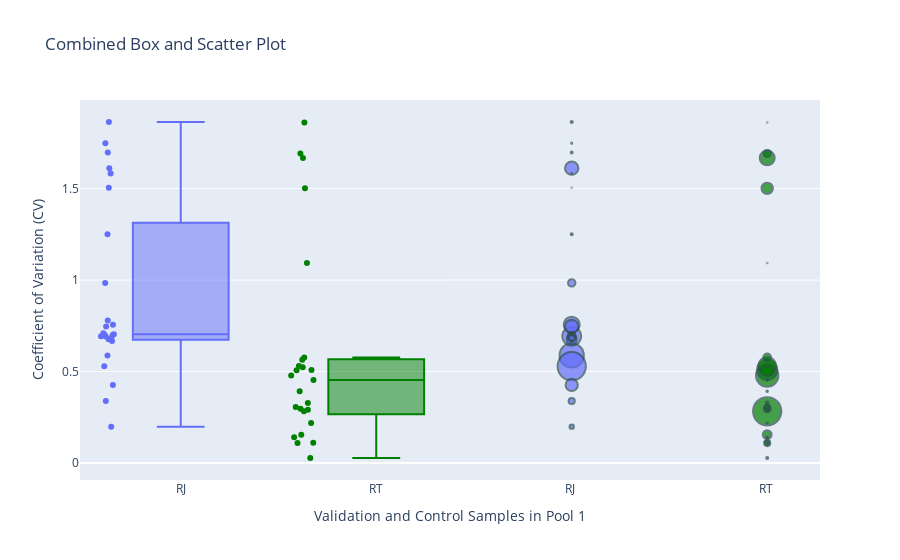

The code cell stored with this chart in its notebook:
### Code cell
import plotly.graph_objects as go


fig_combined = go.Figure()

for trace in fig_box_rj.data:
    modified_trace = trace
    modified_trace.x = ['RJ'] * len(trace.y)  
    fig_combined.add_trace(modified_trace)

for trace in fig_box_rt.data:
    modified_trace = trace
    modified_trace.x = ['RT'] * len(trace.y)  
    modified_trace.marker.color = 'green' 
    modified_trace.line.color = 'green' 
    fig_combined.add_trace(modified_trace)

for trace in fig_scatter_rj.data:
    modified_trace = trace
    modified_trace.x = ['RJ '] * len(trace.y)  
    fig_combined.add_trace(modified_trace)

for trace in fig_scatter_rt.data:
    modified_trace = trace
    modified_trace.x = ['RT '] * len(trace.y)  
    modified_trace.marker.color = 'green'  
    fig_combined.add_trace(modified_trace)

fig_combined.update_layout(
    title='Combined Box and Scatter Plot',
    xaxis_title='Validation and Control Samples in Pool 1',
    yaxis_title='Coefficient of Variation (CV)',
    showlegend=True 
)

fig_combined.show()

### Figure 1 — Plotly figure (JSON) as saved in the notebook; plotly's stock layout.template omitted (floating-point values rounded to 4 significant figures)
{"data": [{"alignmentgroup": "True", "boxpoints": "all", "hovertemplate": "CV=%{y}<extra></extra>", "legendgroup": "", "marker": {"color": "#636efa"}, "name": "", "notched": false, "offsetgroup": "RJ", "orientation": "v", "showlegend": false, "type": "box", "x": ["RJ", "RJ", "RJ", "RJ", "RJ", "RJ", "RJ", "RJ", "RJ", "RJ", "RJ", "RJ", "RJ", "RJ", "RJ", "RJ", "RJ", "RJ", "RJ", "RJ", "RJ", "RJ", "RJ", "RJ", "RJ"], "x0": " ", "xaxis": "x", "y": [0.5883, 0.5291, 0.4267, 0.6927, 0.6764, 1.611, 0.7561, 0.7465, 0.6917, 0.9843, 0.6999, 0.3389, 0.6838, 0.1987, 0.703, 1.25, 0.6669, 1.864, 0.7094, 1.697, 1.748, 0.7034, 0.7784, 1.582, 1.504], "y0": " ", "yaxis": "y"}, {"alignmentgroup": "True", "boxpoints": "all", "hovertemplate": "CV=%{y}<extra></extra>", "legendgroup": "", "line": {"color": "green"}, "marker": {"color": "green"}, "name": "", "notched": false, "offsetgroup": "RT", "orientation": "v", "showlegend": false, "type": "box", "x": ["RT", "RT", "RT", "RT", "RT", "RT", "RT", "RT", "RT", "RT", "RT", "RT", "RT", "RT", "RT", "RT", "RT", "RT", "RT", "RT", "RT", "RT", "RT", "RT", "RT"], "x0": " ", "xaxis": "x", "y": [0.2826, 0.4779, 0.509, 1.501, 0.5302, 1.668, 0.5073, 1.691, 0.1553, 0.5773, 0.2967, 0.1092, 0.3058, 0.1104, 0.2917, 0.3281, 0.02759, 0.4532, 0.1407, 0.3925, 0.2187, 0.523, 0.5639, 1.861, 1.093], "y0": " ", "yaxis": "y"}, {"hovertemplate": "<b>%{hovertext}</b><br><br>test=%{x}<br>CV=%{y}<br>cluster_size=%{marker.size}<extra></extra>", "hovertext": [0, 1, 2, 3, 4, 5, 6, 7, 8, 9, 10, 11, 12, 13, 14, 15, 16, 17, 18, 19, 20, 21, 22, 23, 24], "legendgroup": "", "marker": {"color": "#636efa", "line": {"color": "DarkSlateGrey", "width": 2}, "size": [100984, 137379, 25699, 62106, 16748, 30542, 43849, 30521, 11993, 9338, 5904, 6537, 7095, 3224, 1391, 756, 736, 793, 495, 595, 200, 84, 43, 143, 39], "sizemode": "area", "sizeref": 343.4, "symbol": "circle"}, "mode": "markers", "name": "", "orientation": "v", "showlegend": false, "type": "scatter", "x": ["RJ ", "RJ ", "RJ ", "RJ ", "RJ ", "RJ ", "RJ ", "RJ ", "RJ ", "RJ ", "RJ ", "RJ ", "RJ ", "RJ ", "RJ ", "RJ ", "RJ ", "RJ ", "RJ ", "RJ ", "RJ ", "RJ ", "RJ ", "RJ ", "RJ "], "xaxis": "x", "y": [0.5883, 0.5291, 0.4267, 0.6927, 0.6764, 1.611, 0.7561, 0.7465, 0.6917, 0.9843, 0.6999, 0.3389, 0.6838, 0.1987, 0.703, 1.25, 0.6669, 1.864, 0.7094, 1.697, 1.748, 0.7034, 0.7784, 1.582, 1.504], "yaxis": "y"}, {"hovertemplate": "<b>%{hovertext}</b><br><br>test=%{x}<br>CV=%{y}<br>cluster_size=%{marker.size}<extra></extra>", "hovertext": [0, 1, 2, 3, 4, 5, 6, 7, 8, 9, 10, 11, 12, 13, 14, 15, 16, 17, 18, 19, 20, 21, 22, 23, 24], "legendgroup": "", "marker": {"color": "green", "line": {"color": "DarkSlateGrey", "width": 2}, "size": [172311, 108327, 86646, 27818, 69065, 48084, 31762, 11234, 16539, 12579, 10684, 8130, 5786, 3798, 2401, 1819, 875, 594, 707, 477, 293, 235, 242, 45, 71], "sizemode": "area", "sizeref": 430.8, "symbol": "circle"}, "mode": "markers", "name": "", "orientation": "v", "showlegend": false, "type": "scatter", "x": ["RT ", "RT ", "RT ", "RT ", "RT ", "RT ", "RT ", "RT ", "RT ", "RT ", "RT ", "RT ", "RT ", "RT ", "RT ", "RT ", "RT ", "RT ", "RT ", "RT ", "RT ", "RT ", "RT ", "RT ", "RT "], "xaxis": "x", "y": [0.2826, 0.4779, 0.509, 1.501, 0.5302, 1.668, 0.5073, 1.691, 0.1553, 0.5773, 0.2967, 0.1092, 0.3058, 0.1104, 0.2917, 0.3281, 0.02759, 0.4532, 0.1407, 0.3925, 0.2187, 0.523, 0.5639, 1.861, 1.093], "yaxis": "y"}], "layout": {"showlegend": true, "title": {"text": "Combined Box and Scatter Plot"}, "xaxis": {"title": {"text": "Validation and Control Samples in Pool 1"}}, "yaxis": {"title": {"text": "Coefficient of Variation (CV)"}}}}
